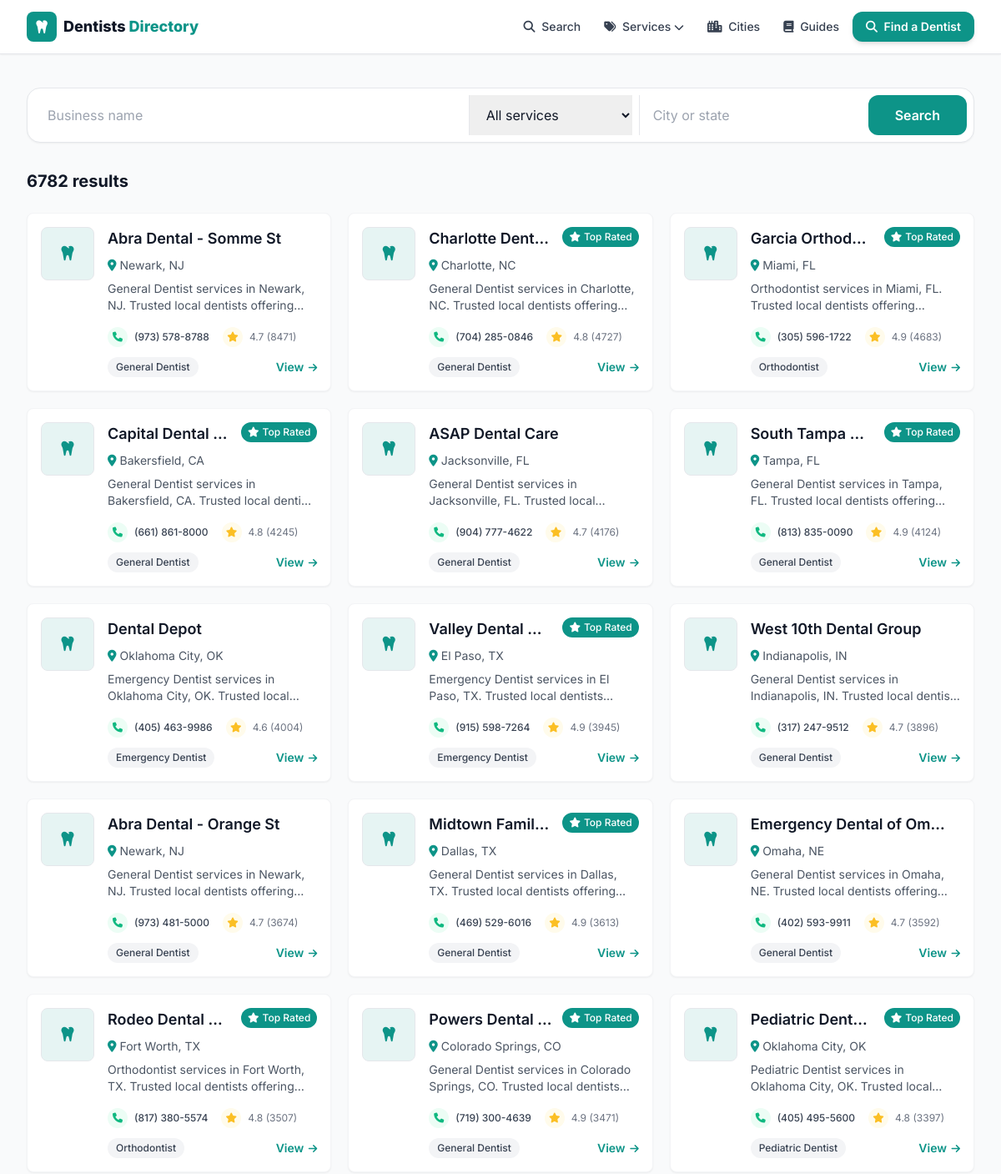
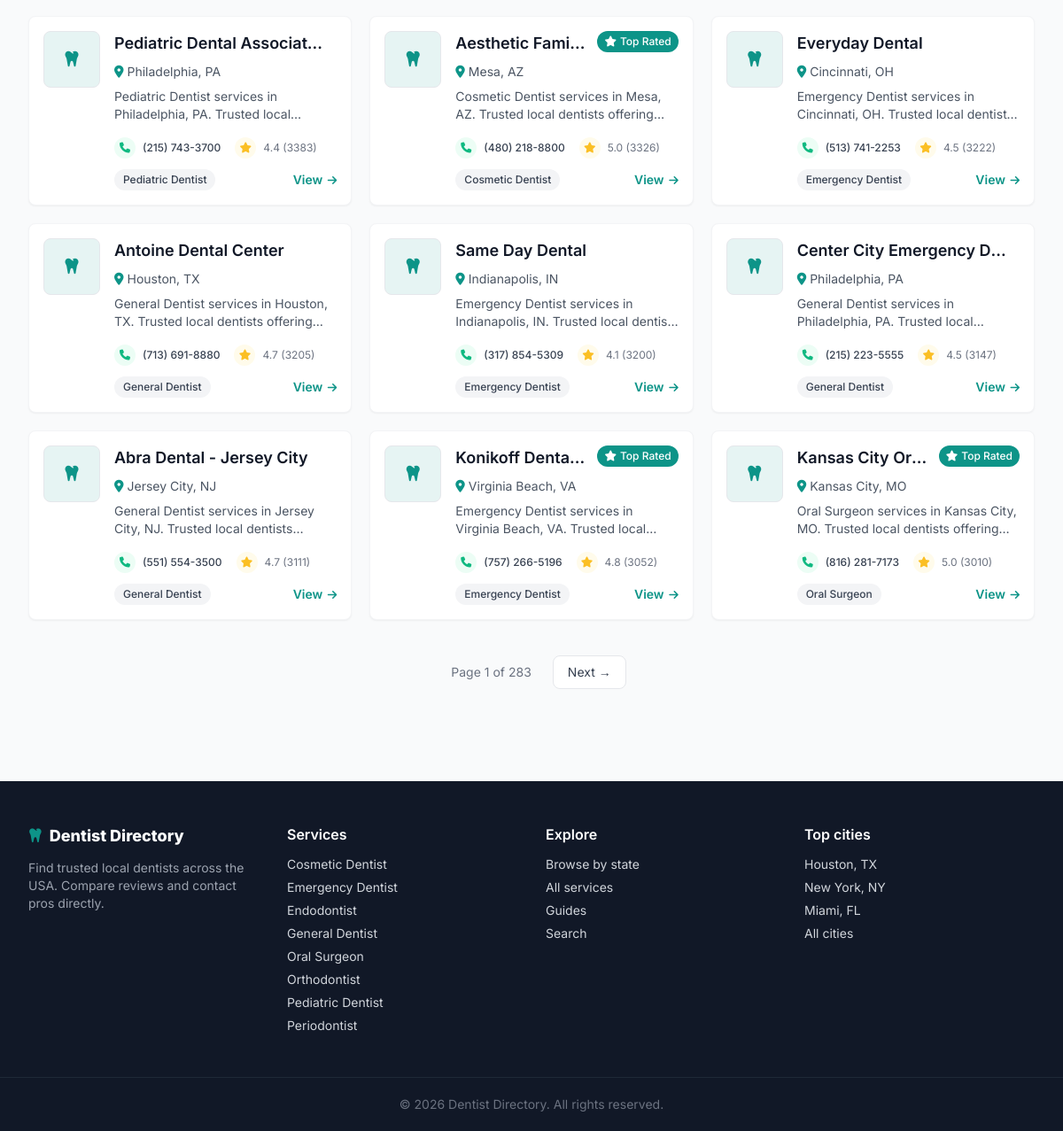
Screenshot of /search with the database file from the repository (2 pictures, top to bottom).
### tables this page shows
CREATE TABLE listings (
    id          INTEGER PRIMARY KEY AUTOINCREMENT,
    name        TEXT NOT NULL,
    slug        TEXT UNIQUE NOT NULL,
    category    TEXT,
    city        TEXT,
    state       TEXT,
    address     TEXT,
    phone       TEXT,
    website     TEXT,
    lat         REAL,
    lng         REAL,
    rating      REAL,
    reviews     INTEGER,
    hours       TEXT,           -- JSON blob
    maps_url    TEXT,
    cid         TEXT,           -- google place CID, used for dedup
    scraped_at  TEXT DEFAULT (datetime('now'))
);

### web/app.py (the view)
@app.route("/search")
def search():
    from urllib.parse import urlencode
    q = (request.args.get("q") or "").strip()
    cat = (request.args.get("category") or "").strip()
    loc = (request.args.get("city") or "").strip()
    where = "WHERE 1=1"
    args = []
    if q:
        where += " AND (name LIKE ? OR city LIKE ?)"
        args += [f"%{q}%", f"%{q}%"]
    if cat:
        where += " AND category = ?"
        args.append(cat)
    if loc:
        where += " AND (city LIKE ? OR state LIKE ?)"
        args += [f"%{loc}%", f"%{loc}%"]
    d = get_db()
    total = d.execute(f"SELECT COUNT(*) FROM listings {where}", args).fetchone()[0]
    page = _page()
    rows = d.execute(
        f"SELECT * FROM listings {where} ORDER BY reviews DESC LIMIT ? OFFSET ?",
        args + [PER_PAGE, (page - 1) * PER_PAGE]).fetchall()
    qs = urlencode({k: v for k, v in
                    (("q", q), ("category", cat), ("city", loc)) if v})
    base_url = "/search?" + qs if qs else "/search"
    return render_template("search.html", rows=rows, q=q, cat=cat, loc=loc,
                           total=total, pg=_pageinfo(page, total),
                           base_url=base_url)

### scraper/db.py (called while the page is built)
def slugify(value: str) -> str:
    value = unicodedata.normalize("NFKD", value).encode("ascii", "ignore").decode()
    value = re.sub(r"[^\w\s-]", "", value).strip().lower()
    return re.sub(r"[-\s]+", "-", value)

### web/app.py (called while the page is built)
def get_db():
    if "db" not in g:
        uri = f"file:{dbmod.DB_PATH.as_posix()}?mode=ro&immutable=1"
        g.db = sqlite3.connect(uri, uri=True)
        g.db.row_factory = sqlite3.Row
    return g.db

def slugify(s):
    return dbmod.slugify(s or "")

@app.context_processor
def inject_globals():
    cats = [r["category"] for r in get_db().execute(
        "SELECT DISTINCT category FROM listings WHERE category IS NOT NULL "
        "ORDER BY category")]
    return {
        "SITE_NAME": app.config["SITE_NAME"],
        "ALL_CATEGORIES": cats,
        "CATEGORY_ICONS": CATEGORY_ICONS,
        "ADSENSE_CLIENT": app.config["ADSENSE_CLIENT"],
        "GA_ID": app.config["GA_ID"],
        "DOMAIN": app.config["DOMAIN"],
        "GSC_VERIFICATION": app.config["GSC_VERIFICATION"],
        "STATE_NAMES": STATE_NAMES,
        "cat_slug": slugify,
    }

def _page():
    try:
        return max(1, int(request.args.get("page", 1)))
    except ValueError:
        return 1

def _pageinfo(page, total):
    pages = max(1, (total + PER_PAGE - 1) // PER_PAGE)
    return {"page": page, "pages": pages,
            "has_prev": page > 1, "has_next": page < pages}

### web/templates/search.html (shortened to what this page needs)
{% extends "base.html" %}
{% from "_macros.html" import card, pager %}
{% block content %}
<div class="max-w-7xl mx-auto px-4 sm:px-6 lg:px-8 py-10">
  <form action="/search" method="get" class="bg-white rounded-2xl shadow-sm border p-2 flex flex-col sm:flex-row gap-2 mb-8">
    <input name="q" value="{{ q }}" placeholder="Business name" class="flex-1 px-4 py-3 outline-none">
    <select name="category" class="px-4 py-3 outline-none border-t sm:border-t-0 sm:border-l">
      <option value="">All services</option>
    </select>
    <input name="city" value="{{ loc }}" placeholder="City or state" class="px-4 py-3 outline-none border-t sm:border-t-0 sm:border-l">
    <button class="bg-primary hover:bg-primaryDark text-white font-semibold px-8 py-3 rounded-xl">Search</button>
  </form>
  <h1 class="text-xl font-bold mb-6">{{ total }} result{{ '' if total==1 else 's' }}</h1>
  {% if rows %}
  <div class="grid sm:grid-cols-2 lg:grid-cols-3 gap-5">{% for l in rows %}{{ card(l) }}{% endfor %}</div>
  {{ pager(pg, base_url) }}
  {% else %}
  <div class="text-center py-20 text-gray-500"><i class="fas fa-magnifying-glass text-4xl mb-4 text-gray-300"></i><p>No matches. Try a broader search.</p></div>
  {% endif %}
</div>
{% endblock %}

### web/templates/_macros.html (shortened to what this page needs)
{% macro pager(pg, base_url) %}
{% set sep = '&' if '?' in base_url else '?' %}
{% if pg.pages > 1 %}
<nav class="flex items-center justify-center gap-2 mt-10" aria-label="Pagination">
  <span class="px-4 py-2 text-sm text-gray-500">Page {{ pg.page }} of {{ pg.pages }}</span>
  {% if pg.has_next %}<a href="{{ base_url }}{{ sep }}page={{ pg.page+1 }}" class="px-4 py-2 rounded-lg border bg-white text-gray-700 hover:border-primary hover:text-primary text-sm">Next &rarr;</a>{% endif %}
</nav>
{% endif %}
{% endmacro %}
{% macro card(l) %}
<div class="bg-white rounded-lg shadow-sm hover:shadow-md transition-all duration-200 overflow-hidden border border-gray-100">
  <div class="p-4">
    <div class="flex items-start space-x-4">
      <div class="flex-shrink-0">
      </div>
      <div class="flex-1 min-w-0">
        <div class="flex items-start mb-2">
          <h3 class="text-lg font-heading font-semibold text-gray-900 flex-1 min-w-0 mr-3">
            <a href="/listing/{{ l.slug }}" class="hover:text-primary block truncate">{{ l.name }}</a>
          </h3>
          {% if l.rating and l.rating >= 4.8 %}
          <span class="bg-primary text-white px-2 py-1 rounded-full text-xs font-medium flex-shrink-0">
            <i class="fas fa-star mr-1"></i><span class="hidden sm:inline">Top Rated</span></span>
          {% endif %}
        </div>
        <p class="text-sm text-gray-600 flex items-center mb-2">
          <i class="fas fa-map-marker-alt mr-1 text-primary"></i>
          <a href="/{{ l.state|lower }}/{{ l.city|slugify }}" class="hover:text-primary hover:underline">{{ l.city }}, {{ l.state }}</a>
        </p>
        <p class="text-gray-600 text-sm mb-4 line-clamp-2">
          {{ l.category or 'Dentists' }} services in {{ l.city }}, {{ l.state }}. Trusted local dentists offering inspections, treatment and prevention. Call for service and fast response.
        </p>
        <div class="flex items-center justify-between text-xs mb-3">
          <div class="flex items-center space-x-4">
            {% if l.phone %}
            <a href="tel:{{ l.phone|trim }}" class="flex items-center group transition-all duration-200 hover:text-emerald-600">
              <div class="w-6 h-6 rounded-full bg-emerald-50 flex items-center justify-center mr-2 group-hover:bg-emerald-100">
                <i class="fas fa-phone text-xs text-emerald-500"></i></div>
              <span class="hidden sm:inline text-gray-700 group-hover:text-emerald-600 font-medium">{{ l.phone|trim }}</span>
            </a>
            {% endif %}
            {% if l.reviews %}
            <div class="flex items-center text-gray-500">
              <div class="w-6 h-6 rounded-full bg-amber-50 flex items-center justify-center mr-2"><i class="fas fa-star text-xs text-amber-400"></i></div>
              <span>{{ "%.1f"|format(l.rating) }} ({{ l.reviews }})</span>
            </div>
            {% endif %}
          </div>
        </div>
        <div class="flex items-center justify-between">
          {% if l.category %}<span class="bg-gray-100 text-gray-700 px-2.5 py-1 rounded-full text-xs font-medium">{{ l.category }}</span>{% else %}<span></span>{% endif %}
          <a href="/listing/{{ l.slug }}" class="text-primary font-semibold text-sm hover:underline">View <i class="fas fa-arrow-right text-xs ml-0.5"></i></a>
        </div>
      </div>
    </div>
  </div>
</div>
{% endmacro %}

### web/templates/base.html (style rules this page uses)
body { font-family:'Inter',sans-serif }

### rows the page displays
listings: name "Charlotte Dent…", shows "Top Rated", city "Charlotte", state "NC", category "General Dentist", phone "(704) 285-0846", rating "4.8", reviews "4727"
listings: name "ASAP Dental Care", city "Jacksonville", state "FL", category "General Dentist", phone "(904) 777-4622", rating "4.7", reviews "4176"
listings: name "Dental Depot", city "Oklahoma City", state "OK", category "Emergency Dentist", phone "(405) 463-9986", rating "4.6", reviews "4004"
listings: name "Valley Dental…", shows "Top Rated", city "El Paso", state "TX", category "Emergency Dentist", phone "(915) 598-7264", rating "4.9", reviews "3945"
listings: name "West 10th Dental Group", city "Indianapolis", state "IN", category "General Dentist", phone "(317) 247-9512", rating "4.7", reviews "3896"
listings: name "Midtown Famil…", shows "Top Rated", city "Dallas", state "TX", category "General Dentist", phone "(469) 529-6016", rating "4.9", reviews "3613"
listings: name "Rodeo Dental…", shows "Top Rated", city "Fort Worth", state "TX", category "Orthodontist", phone "(817) 380-5574", rating "4.8", reviews "3507"
listings: name "Powers Dental…", shows "Top Rated", city "Colorado Springs", state "CO", category "General Dentist", phone "(719) 300-4639", rating "4.9", reviews "3471"
listings: name "Pediatric Dent…", shows "Top Rated", city "Oklahoma City", state "OK", category "Pediatric Dentist", phone "(405) 495-5600", rating "4.8", reviews "3397"
listings: name "Pediatric Dental Associat…", city "Philadelphia", state "PA", category "Pediatric Dentist", phone "(215) 743-3700", rating "4.4", reviews "3383"
listings: name "Aesthetic Fami…", shows "Top Rated", city "Mesa", state "AZ", category "Cosmetic Dentist", phone "(480) 218-8800", rating "5.0", reviews "3326"
listings: name "Everyday Dental", city "Cincinnati", state "OH", category "Emergency Dentist", phone "(513) 741-2253", rating "4.5", reviews "3222", name "Same Day Dental", city "Indianapolis", state "IN", phone "(317) 854-5309", rating "4.1", reviews "3200"
listings: name "Antoine Dental Center", city "Houston", state "TX", category "General Dentist", phone "(713) 691-8880", rating "4.7", reviews "3205"
listings: name "Center City Emergency D…", city "Philadelphia", state "PA", category "General Dentist", phone "(215) 223-5555", rating "4.5", reviews "3147"
listings: name "Konikoff Denta…", shows "Top Rated", city "Virginia Beach", state "VA", category "Emergency Dentist", phone "(757) 266-5196", rating "4.8", reviews "3052"
listings: name "Kansas City Or…", shows "Top Rated", city "Kansas City", state "MO", category "Oral Surgeon", phone "(816) 281-7173", rating "5.0", reviews "3010"

### other values shown
{{ total }} "6782"
{{ '' if total==1 else 's' }} "s"
{{ l.name }} "Abra Dental - Somme St" "Garcia Orthod…" "Capital Dental…" "South Tampa…" "Abra Dental - Orange St" "Emergency Dental of Om…" "Abra Dental - Jersey City"
{{ l.city }} "Newark" "Miami" "Bakersfield" "Tampa" "Newark" "Omaha" "Jersey City"
{{ l.state }} "NJ" "FL" "CA" "FL" "NJ" "NE" "NJ"
{{ l.category or 'Dentists' }} "General Dentist" "Orthodontist" "General Dentist" "General Dentist" "General Dentist" "General Dentist" "General Dentist"
{{ l.phone|trim }} "(973) 578-8788" "(305) 596-1722" "(661) 861-8000" "(813) 835-0090" "(973) 481-5000" "(402) 593-9911" "(551) 554-3500"
{{ "%.1f"|format(l.rating) }} "4.7" "4.9" "4.8" "4.9" "4.7" "4.7" "4.7"
{{ l.reviews }} "8471" "4683" "4245" "4124" "3674" "3592" "3111"
{{ l.category }} "General Dentist" "Orthodontist" "General Dentist" "General Dentist" "General Dentist" "General Dentist" "General Dentist"
{{ pg.page }} "1"
{{ pg.pages }} "283"
{{ c }} "Cosmetic Dentist" "Emergency Dentist" "Endodontist" "General Dentist" "Oral Surgeon" "Orthodontist" "Pediatric Dentist" "Periodontist"
{{ 2026 }} "2026"
